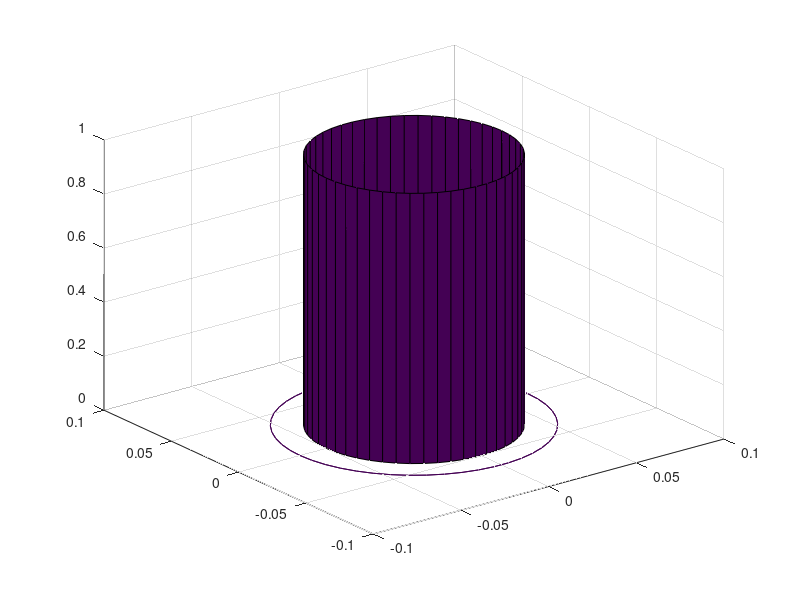

The MATLAB source for this figure:
R = 0.05;
%Base at (2,0,1)
x0=0;y0=0;z0=0;
% Height = 10
h=1;
[x,y,z]=cylinder(R, 50);
%x=x+x0;
%y=y+y0;
%z=z*h+z0;
% to plot
%surf(x,y,z);
[xh,yh,zh]=cylinder(0.065, 50);
xh0=0;yh0=0;zh0=0;
xh=xh+xh0;
yh=yh+yh0;
zh=zh*0+zh0;

figure
hm = surf(x,y,z);
hold on;
hm_h = mesh(xh,yh,zh);
%rotate(hm, [1 0 0], 45);
